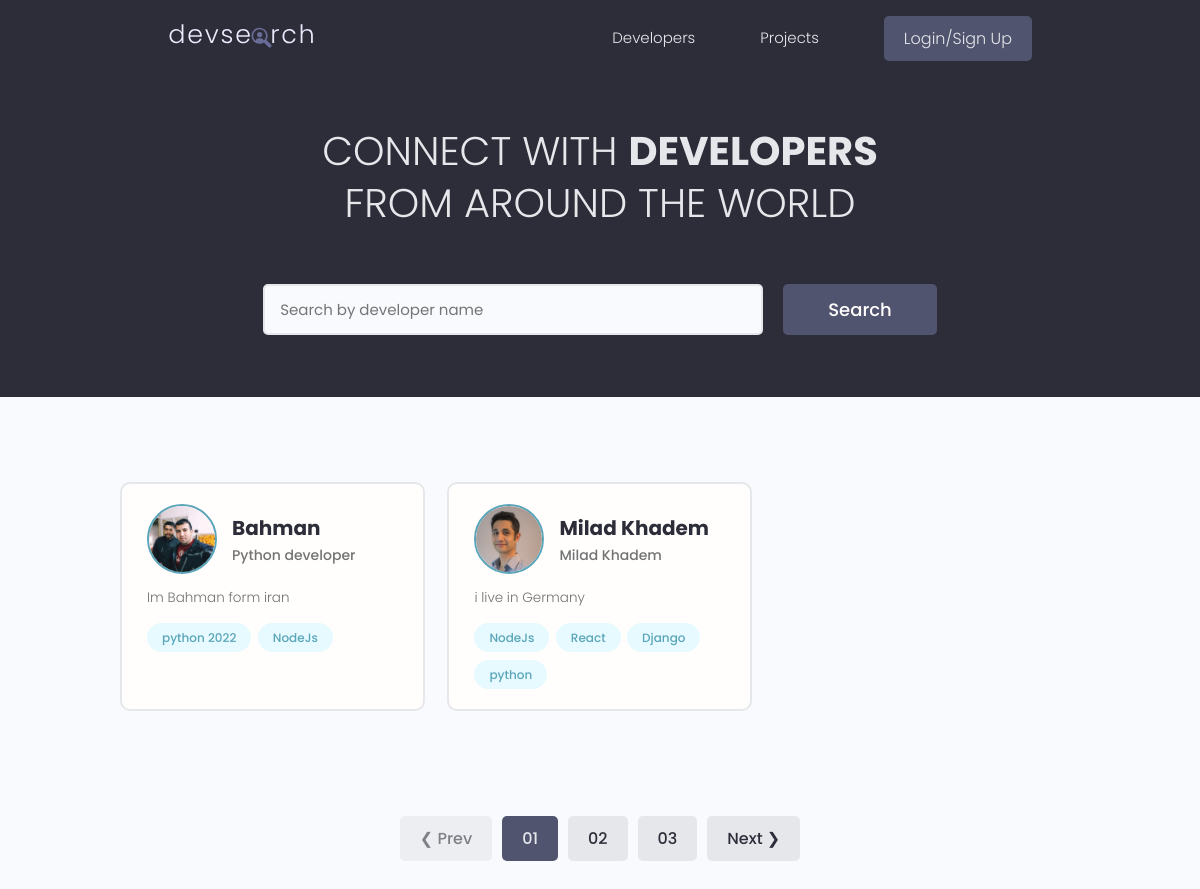
The page / on the database its author committed.
### dev_users/models.py (models this page shows, shortened)
class Profile(models.Model):
    user = models.OneToOneField(User,on_delete=models.CASCADE,null=True,blank=True,verbose_name='یوزر')
    name = models.CharField(max_length=200,null=True,blank=True,verbose_name='نام')
    email = models.EmailField(max_length=500,null=True,blank=True,verbose_name='ایمیل')
    short_bio = models.CharField(max_length=200,null=True,blank=True,verbose_name='معرفی کوتاه')
    username = models.CharField(max_length=200,null=True,blank=True,verbose_name='نام کاربری ')
    bio = models.TextField(null=True,blank=True,verbose_name='بیوگرافی')
    location = models.CharField(max_length=200,null=True,blank=True,verbose_name='محل زندگی')
    profile_image = models.ImageField(null=True,blank=True,upload_to='profiles/',default="profiles/user-default.png",verbose_name='عکس پروفایل')
    social_github = models.CharField(max_length=200,null=True,blank=True,verbose_name='گیت هاب')
    social_twitter = models.CharField(max_length=200,null=True,blank=True,verbose_name='توئیتر')
    social_linkedin = models.CharField(max_length=200,null=True,blank=True,verbose_name='لینکدین')
    social_website = models.CharField(max_length=200,null=True,blank=True,verbose_name='وب سایت')
    created = models.DateTimeField(auto_now_add=True, verbose_name='تاریخ ایجاد')
    id = models.UUIDField(default=uuid.uuid4, unique=True, primary_key=True, editable=False)
    class Meta:
        verbose_name = 'یوزر'
        verbose_name_plural = 'پروفایل'

class Skill(models.Model):
    owner = models.ForeignKey(Profile,on_delete=models.CASCADE,null=True,blank=True,verbose_name='یوز مربوط ')
    name = models.CharField(max_length=200,null=True,blank=True,verbose_name='نام ')
    description =models.TextField(null=True,blank=True,verbose_name='توضیحات ')
    created = models.DateTimeField(auto_now_add=True,verbose_name='تاریخ ایجاد ')
    id = models.UUIDField(default=uuid.uuid4,unique=True,primary_key=True,editable=False)
    def __str__(self):
        return str(self.name)
    class Meta:
        verbose_name = 'مهارت'
        verbose_name_plural = 'مهارت ها'

### dev_users/views.py (the view)
# urls.py: path('',views.profiles, name ="profiles"),
def profiles(request):
    profiles,search_query= profileSearch(request)
    context = {'profiles': profiles,'search_query':search_query}
    return render(request, 'Users/All-profiles.html', context)

### dev_users/utils.py (called while the page is built)
def profileSearch(request):
    search_query = ''
    if request.GET.get('search_query'):
        search_query = request.GET.get('search_query')
    skills = Skill.objects.filter(name__icontains=search_query)
    profiles = Profile.objects.distinct().filter(
        Q(name__icontains=search_query)|
        Q(short_bio__icontains=search_query)|
        Q(bio__icontains=search_query)|
        Q(skill__in=skills)
    )
    return profiles,search_query

### dev_users/templates/Users/All-profiles.html (shortened to what this page needs)
{% extends 'Shared/main.html' %}
{% block content %}
    <main class="home">
        <section class="hero-section text-center">
            <div class="container container--narrow">
                <div class="hero-section__box">
                    <h2>CONNECT WITH <span>DEVELOPERS</span></h2>
                    <h2>FROM AROUND THE WORLD</h2>
                </div>
                <div class="hero-section__search">
                    <form class="form" action="{% url 'profiles' %}" method="get">
                        <div class="form__field">
                            <input class="input input--text" id="formInput#search" type="text" name="search_query"
                                   value="{{ search_query }}"
                                   placeholder="Search by developer name"/>
                        </div>
                        <input class="btn btn--sub btn--lg" type="submit" value="Search"/>
                    </form>
                </div>
            </div>
        </section>
        {% if profiles %}
            <section class="devlist">
                <div class="container">
                    <div class="grid grid--three">
                        {% for profile in profiles %}
                            <div class="column card">
                                <div class="dev">
                                    <a href="{% url 'user-profile' profile.id %}" class="card__body">
                                        <div class="dev__profile">
                                            <img class="avatar avatar--md" src="{{ profile.profile_image.url }}"
                                                 alt="image"/>
                                            <div class="dev__meta">
                                                <h3>{{ profile.name }}</h3>
                                                <h5>{{ profile.short_bio }}</h5>
                                            </div>
                                        </div>
                                        <p class="dev__info">{{ profile.bio }}</p>
                                        <div class="dev__skills">
                                            {% for skill in profile.skill_set.all|slice:"4" %}
                                                <span class="tag tag--pill tag--main">
                    <small>{{ skill }}</small>
                  </span>
                                            {% endfor %}
                                        </div>
                                    </a>
                                </div>
                            </div>
                        {% endfor %}
                    </div>
                </div>
            </section>
        {% else %}
            <h3 class="devInfo__title">Sorry We Couldn't Find Anything : {{ search_query }} 😵 </h3>
        {% endif %}
        <div class="pagination">
            <ul class="container">
                <li><a href="#" class="btn btn--disabled">&#10094; Prev</a></li>
                <li><a href="#" class="btn btn--sub">01</a></li>
                <li><a href="#" class="btn">02</a></li>
                <li><a href="#" class="btn">03</a></li>
                <li><a href="#" class="btn">Next &#10095;</a></li>
            </ul>
        </div>
    </main>
{% endblock content %}

### static/styles/app.css (style rules this page uses)
:root { --color-sub: #2d2d39; }
.btn--sub { background-color: var(--color-sub-light); }
.card { border: 2px solid var(--color-light); }
img { width: 100%; }
.hero-section { height: 40vh; display: flex; align-items: center; background-color: var(--color-sub); }
.hero-section__box { margin-bottom: 4rem; }
.hero-section__box > h2, .hero-section__box > h2 > span { font-size: 4rem; color: var(--color-light); line-height: 1.3; text-transform: uppercase; }
.hero-section__box > h2 { font-weight: 300; }
.hero-section__box > h2 > span { font-weight: 700; }
.hero-section__search > .form { display: flex; align-items: center; justify-content: center; gap: 2rem; }
.hero-section__search > .form input.input--text { width: 50rem; }
.devlist { margin-top: 8rem; }
.devlist .grid { align-items: stretch; }
.devlist .dev .dev__profile { display: flex; align-items: center; gap: 1.5rem; }
.devlist .dev .dev__meta h3 { color: var(--color-sub); font-size: 2rem; font-weight: 700; }
.devlist .dev .dev__meta h5 { color: var(--color-text); font-size: 1.4rem; font-weight: 500; }
.devlist .dev .dev__info { margin: 1.5rem 0; font-size: 1.35rem; line-height: 1.4; text-align: justify; }
.pagination { margin-top: 8rem; margin-bottom: 10rem; }
.pagination > ul { flex-wrap: wrap; list-style: none; display: flex; align-items: center; justify-content: center; gap: 1rem; }
.pagination .btn { color: var(--color-sub); }
.pagination .btn.btn--sub { color: var(--color-light); }

### static/uikit/styles/modules/_variables.css (style rules this page uses)
:root { --color-main: #5aa5b9; --color-main-light: #e6faff; --color-sub: #3f4156; --color-sub-light: #51546e; --color-sub-lighter: #ededfd; --color-text: #737373; --color-gray: #8b8b8b; --color-light: #e5e7eb; --color-light-gray: #767676; --color-bg: #f8fafd; --color-white: #fffefd; --color-white-light: #f3f3f3; --color-success: #359e64; --color-success-bg: #def8e8; --color-error: #fc4b0b; --color-error-bg: #fff2ee; --font-base: 'Poppins', arial, helvetica, 'Segoe UI', roboto, ubuntu, sans-serif; --font-monospace: 'Fira Code', 'Courier New', courier, monospace; --font-regular: 300; --font-medium: 500; --font-bold: 700; --generic-shadow: 1px 1px 5px #00000010; --generic-transition: all 0.3s ease-in-out; }

### static/uikit/styles/modules/_base.css (style rules this page uses)
* { margin: 0; padding: 0; box-sizing: border-box; text-rendering: optimizeLegibility; color: inherit; font-size: inherit; }
html { font-size: 50%; }
@media only screen and (min-width: 480px) { html { font-size: 56.25%; } }
@media only screen and (min-width: 1200px) { html { font-size: 62.5%; } }
body { line-height: 1.6; font-weight: 400; font-size: 1.5rem; color: var(--color-text); background-color: var(--color-bg); min-height: 100vh; }

### static/uikit/styles/modules/_typography.css (style rules this page uses)
* { font-family: var(--font-base); }
h2 { font-size: 3.6rem; font-weight: var(--font-bold); }
h3 { font-size: 3.2rem; font-weight: var(--font-medium); }
h5 { font-size: 2.4rem; font-weight: var(--font-medium); }
h5, h6 { font-weight: var(--font-regular); }
p, span, strong { font-size: 1.6rem; color: var(--color-text); font-weight: var(--font-regular); }
a { padding-bottom: 2px; text-decoration: none; display: inline-block; color: var(--color-main); font-weight: var(--font-medium); }

### static/uikit/styles/modules/_utilities.css (style rules this page uses)
.container { width: 92%; max-width: 165rem; margin: 0 auto; box-sizing: border-box; }
.container--narrow { width: 92%; max-width: 120rem; }
@media screen and (min-width: 1000px) { .container { width: 90%; } }
@media screen and (min-width: 1000px) { .container--narrow { width: 85%; } }
@media screen and (min-width: 1200px) { .container { width: 80%; } }
@media screen and (min-width: 1200px) { .container--narrow { width: 72%; } }
.text-center { text-align: center; }

### static/uikit/styles/modules/_avatar.css (style rules this page uses)
.avatar { border-radius: 50%; border: 2px solid var(--color-main); object-fit: cover; }
.avatar--md { height: 7rem; width: 7rem; }

### static/uikit/styles/modules/_button.css (style rules this page uses)
.btn { display: inline-block; position: relative; cursor: pointer; background-color: var(--color-light); font-weight: var(--font-medium); color: var(--color-sub); text-decoration: none; padding: 1rem 2rem; border-radius: 0.5rem; border: none; width: -webkit-fit-content; width: -moz-fit-content; width: fit-content; height: -webkit-fit-content; height: -moz-fit-content; height: fit-content; font-size: 1.6rem; outline-width: 0; outline-color: transparent; -webkit-backface-visibility: hidden; backface-visibility: hidden; transition: all 0.3s ease-in-out; }
.btn:disabled, .btn--disabled { cursor: not-allowed; opacity: 0.6; }
.btn--sub { background-color: var(--color-sub); color: var(--color-white); }
.btn--lg { font-size: 1.8rem; padding: 1.2rem 4.5rem; }

### rows shown on the page
Profile: profile_image (picture), name "Bahman", short_bio "Python developer", bio "Im Bahman form iran"
Skill: name "python 2022"
Skill: name "NodeJs"
Profile: profile_image (picture), name "Milad Khadem", short_bio "Milad Khadem", bio "i live in Germany"
Skill: name "NodeJs"
Skill: name "React"
Skill: name "Django"
Skill: name "python"
